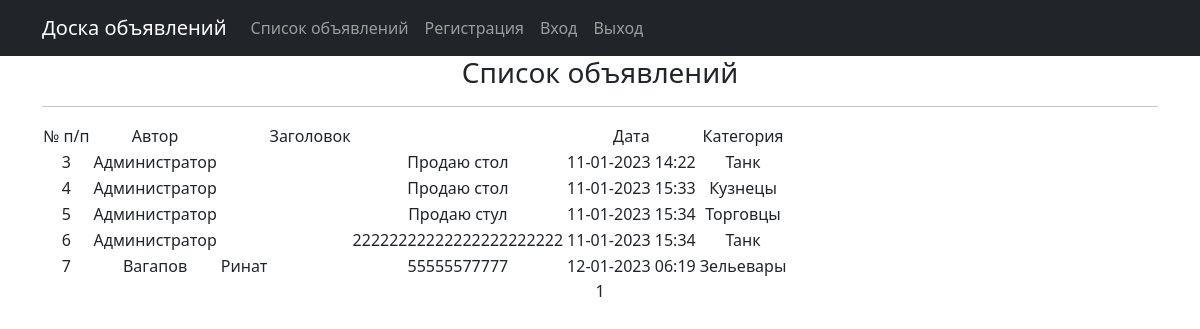
Page /apps/ on the committed database.
### app/models.py (models this page shows)
class Advertisements(models.Model):
    CATEGORYS =(
        ('Tanks', 'Танк'),
        ('Hily', 'Хилы'),
        ('DD', 'ДД'),
        ('Merchants', 'Торговцы'),
        ('Guild_Masters', 'Гилдмастеры'),
        ('Quest_Givers', 'Квестгиверы'),
        ('Blacksmiths', 'Кузнецы'),
        ('Tanners', 'Кожевники'),
        ('Potion_Makers', 'Зельевары'),
        ('Spell Masters', 'Мастера_заклинаний'),
    )
    author = models.ForeignKey(User, on_delete=models.CASCADE)
    heading = models.CharField(max_length=100)
    apps_text = ckeditor.fields.RichTextField()
    category = models.CharField(max_length=13, choices=CATEGORYS, default='Tanks')
    apps_datetime = models.DateTimeField(auto_now_add=True)

### app/views.py (the view)
# urls.py: path('', AppsList.as_view(), name='apps_list'),
class AppsList(ListView):
    model = Advertisements
    ordering = '-apps_datetime'
    template_name = 'apps.html'
    context_object_name = 'apps'
    paginate_by = 10  # вот так мы можем указать количество записей на странице
    def get_queryset(self):
        queryset = Advertisements.objects.all()
        return queryset
    def get_context_data(self, **kwargs):
        context = super().get_context_data(**kwargs)
        return context

### templates/apps.html (shortened to what this page needs)
{% extends 'flatpages/default.html' %}
{% load static%}
{% block content %}
     <h3>Список объявлений</h3>
<hr>
   {% if apps %}
      <table>
           <tr>
               <td>      № п/п             </td>
               <td>                     </td>
               <td>      Автор          </td>
               <td>                     </td>
               <td>                     </td>
               <td>      Заголовок      </td>
               <td>                    </td>
                <td>                    </td>
               <td>      Дата           </td>
               <td>                    </td>
               <td>      Категория      </td>
               <td>                    </td>
           </tr>
           {% for app in apps %}
           <tr>
               <td>{{ app.id }}</td>
               <td>  </td>
               <td>{{ app.author.last_name|truncatewords:1 }}</td>
               <td>  </td>
               <td>{{ app.author.first_name|truncatewords:1 }}</td>
              <td>  </td>
               <td>{{ app.heading }}</td>
               <td>  </td>
               <td>{{ app.apps_datetime|date:'d-m-Y H:i'}}</td>
                <td>  </td>
               <td>{{  app.get_category_display }} {{  app.category.field.choices }}</td>
               <td>  </td>
               <td>
                </td>
           </tr>
           {% endfor %}
       </table>
   {% else %}
       <h2>Объявление нет!</h2>
   {% endif %}
   {{ page_obj.number }}
{% endblock content %}

### rows in the picture
Advertisements: id "3", author.last_name "Администратор", heading "Продаю стол", apps_datetime "11-01-2023 14:22", category "Танк"
Advertisements: id "4", author.last_name "Администратор", heading "Продаю стол", apps_datetime "11-01-2023 15:33", category "Кузнецы"
Advertisements: id "5", author.last_name "Администратор", heading "Продаю стул", apps_datetime "11-01-2023 15:34", category "Торговцы"
Advertisements: id "6", author.last_name "Администратор", heading "22222222222222222222222", apps_datetime "11-01-2023 15:34", category "Танк"
Advertisements: id "7", author.last_name "Вагапов", author.first_name "Ринат", heading "55555577777", apps_datetime "12-01-2023 06:19", category "Зельевары"

### other values in the picture
{{ page_obj.number }} "1"
